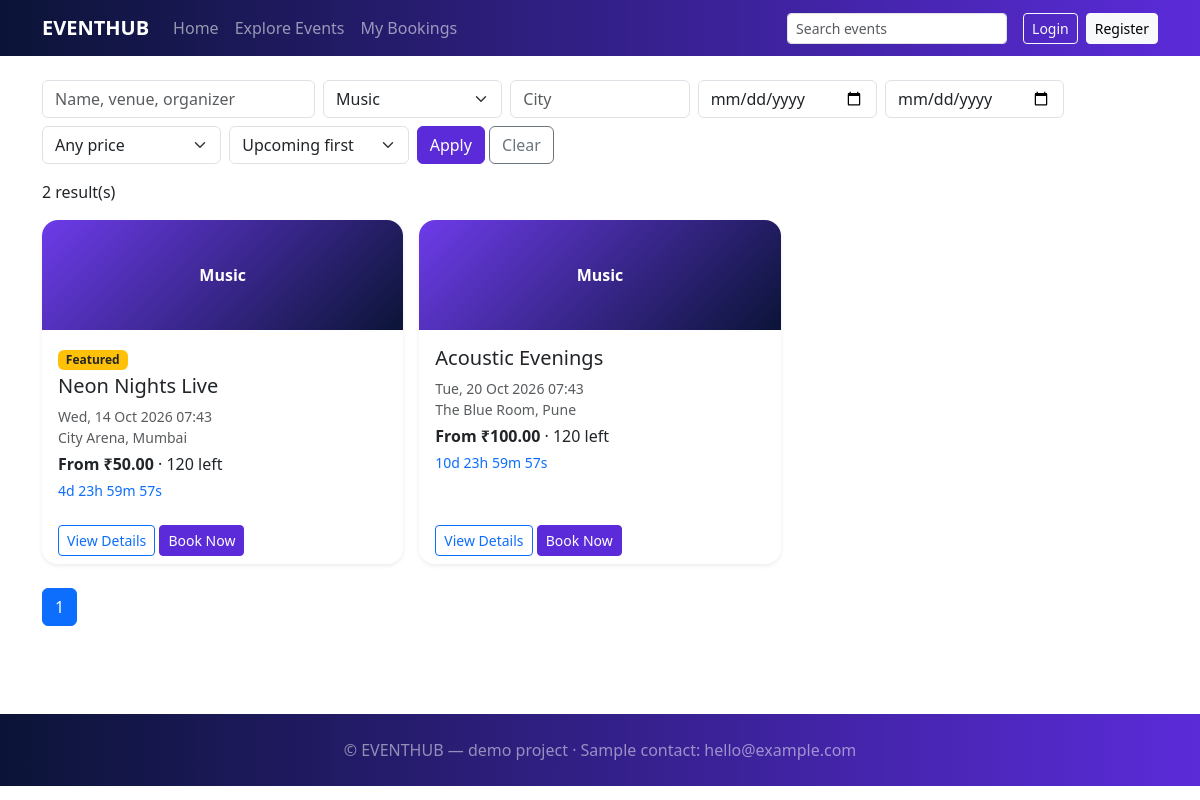
/events.php?category=1, run on the app's committed database.
### tables this page shows
CREATE TABLE events(id INT AUTO_INCREMENT PRIMARY KEY,category_id INT NOT NULL,title VARCHAR(150) NOT NULL,description TEXT,venue VARCHAR(120),city VARCHAR(80),organizer VARCHAR(100),start_at DATETIME NOT NULL,featured TINYINT(1) DEFAULT 0,status ENUM('draft','published','cancelled') DEFAULT 'published',
 FOREIGN KEY(category_id) REFERENCES categories(id),INDEX(start_at),INDEX(city));

CREATE TABLE categories(id INT AUTO_INCREMENT PRIMARY KEY,name VARCHAR(60) NOT NULL UNIQUE);

### events.php (the view, shortened to what this page needs)
<?php $title='Explore Events'; require 'includes/header.php';
$w=["e.status='published'"];$a=[];
if(($q=trim($_GET['q']??''))!==''){$w[]='(e.title LIKE ? OR e.venue LIKE ? OR e.organizer LIKE ?)';array_push($a,"%$q%","%$q%","%$q%");}
if(!empty($_GET['category'])){$w[]='e.category_id=?';$a[]=(int)$_GET['category'];}
if(($city=trim($_GET['city']??''))!==''){$w[]='e.city LIKE ?';$a[]="%$city%";}
$orders=['date'=>'e.start_at','new'=>'e.id DESC','low'=>'min_price','high'=>'min_price DESC'];$sort=$orders[$_GET['sort']??'date']??'e.start_at';
$where=' WHERE '.implode(' AND ',$w);$per=6;$pg=max(1,(int)($_GET['page']??1));
$c=$pdo->prepare("SELECT COUNT(*) FROM events e$where");$c->execute($a);$n=(int)$c->fetchColumn();
$st=$pdo->prepare(EV_SQL."$where ORDER BY $sort LIMIT $per OFFSET ".(($pg-1)*$per));$st->execute($a);$rows=$st->fetchAll();
$cats=$pdo->query("SELECT * FROM categories")->fetchAll();$qs=$_GET;unset($qs['page']);?>
<form class="row g-2 mb-3"><div class="col-md-3"><input name="q" value="<?=e($q)?>" class="form-control" placeholder="Name, venue, organizer"></div>
<div class="col-md-2"><select name="category" class="form-select"><option value="">All categories</option><?php foreach($cats as $k)echo '<option value="'.$k['id'].'"'.(($_GET['category']??'')==$k['id']?' selected':'').'>'.e($k['name']).'</option>';?></select></div>
<div class="col-md-2"><input name="city" value="<?=e($city)?>" class="form-control" placeholder="City"></div>
<div class="col-md-2"><input type="date" name="from" value="<?=e($_GET['from']??'')?>" class="form-control"></div><div class="col-md-2"><input type="date" name="to" value="<?=e($_GET['to']??'')?>" class="form-control"></div>
<div class="col-md-2"><select name="price" class="form-select"><option value="">Any price</option></select></div>
<div class="col-md-2"><select name="sort" class="form-select"><option value="date">Upcoming first</option></select></div>
<div class="col-md-3"><button class="btn btn-primary">Apply</button> <a class="btn btn-outline-secondary" href="events.php">Clear</a></div></form>
<p><?=$n?> result(s)</p><div class="row g-3"><?php foreach($rows as $ev)echo card($ev); if(!$rows)echo '<p>No events match. Try clearing filters or a different city.</p>';?></div>
<nav class="mt-4"><ul class="pagination"><?php for($i=1;$i<=max(1,ceil($n/$per));$i++)echo '<li class="page-item'.($i==$pg?' active':'').'"><a class="page-link" href="?'.e(http_build_query($qs+['page'=>$i])).'">'.$i.'</a></li>';?></ul></nav>
<?php require 'includes/footer.php';

### includes/functions.php (shortened to what this page needs)
<?php
function e($s){return htmlspecialchars((string)$s,ENT_QUOTES,'UTF-8');}
function money($n){return $n>0?'₹'.number_format($n,2):'Free';}
function card($ev){
 $p=$ev['min_price']??0; $h='<div class="col-md-6 col-lg-4"><div class="card h-100 shadow-sm ev"><div class="ev-img">'.e($ev['category']).'</div><div class="card-body">';
 $h.=($ev['featured']?'<span class="badge bg-warning text-dark mb-1">Featured</span> ':'').'<h5>'.e($ev['title']).'</h5>';
 $h.='<p class="small text-muted mb-1">'.date('D, d M Y H:i',strtotime($ev['start_at'])).'<br>'.e($ev['venue']).', '.e($ev['city']).'</p>';
 $h.='<p class="mb-1"><b>'.($p>0?'From '.money($p):'Free').'</b> · '.(int)$ev['avail'].' left</p>';
 $h.='<div class="cd small text-primary" data-t="'.date('c',strtotime($ev['start_at'])).'"></div></div><div class="card-footer bg-white border-0">';
 $h.='<a class="btn btn-outline-primary btn-sm" href="event-details.php?id='.$ev['id'].'">View Details</a> <a class="btn btn-primary btn-sm" href="booking.php?id='.$ev['id'].'">Book Now</a></div></div></div>';
 return $h;}

### assets/css/style.css (style rules this page uses)
.ev { border:0;border-radius:1rem;overflow:hidden;transition:.2s }
.ev-img { height:110px;background:linear-gradient(135deg,#6d3bea,#0b1437);color:#fff;display:flex;align-items:center;justify-content:center;font-weight:600 }
.btn-primary { background:#5b2bd9;border-color:#5b2bd9 }

### data on the page
events: category.name "Music", featured "Featured", title "Neon Nights Live", start_at "Wed, 14 Oct 2026 07:43", venue "City Arena", city "Mumbai", p "₹50.00", avail "120"
events: category.name "Music", title "Acoustic Evenings", start_at "Tue, 20 Oct 2026 07:43", venue "The Blue Room", city "Pune", p "₹100.00", avail "120"

### other printed values
$n "2"
form field category "Music"
